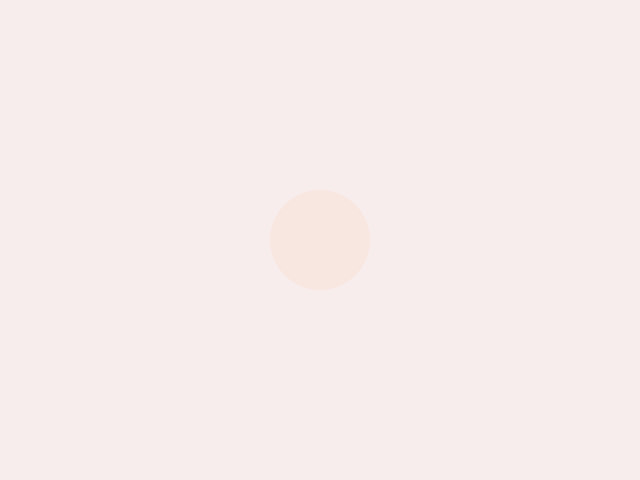
Frame 1 (no input)
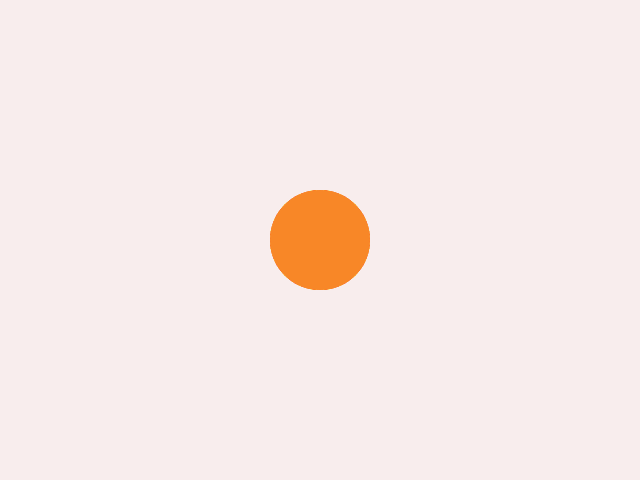
Frame 60 (the mouse pressed at the canvas centre just before this capture)
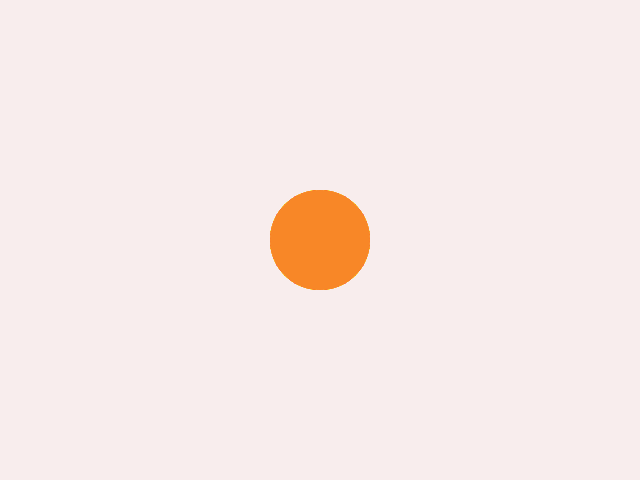
Frame 120 (the mouse held since frame 60 and released just before this capture)

The Processing sketch that drew these frames (run headless with seeded random() and noise(); from frame 60 on, the mouse is pressed at the canvas centre):

// Processing sketch: w2_stp11
// ── w2_stp11.pde
void setup() {
  size(640, 480);
  background(248, 237, 237);
}

void draw() {
  noStroke();
  fill(255, 130, 37, 16);
  circle(320, 240, 100);
}
